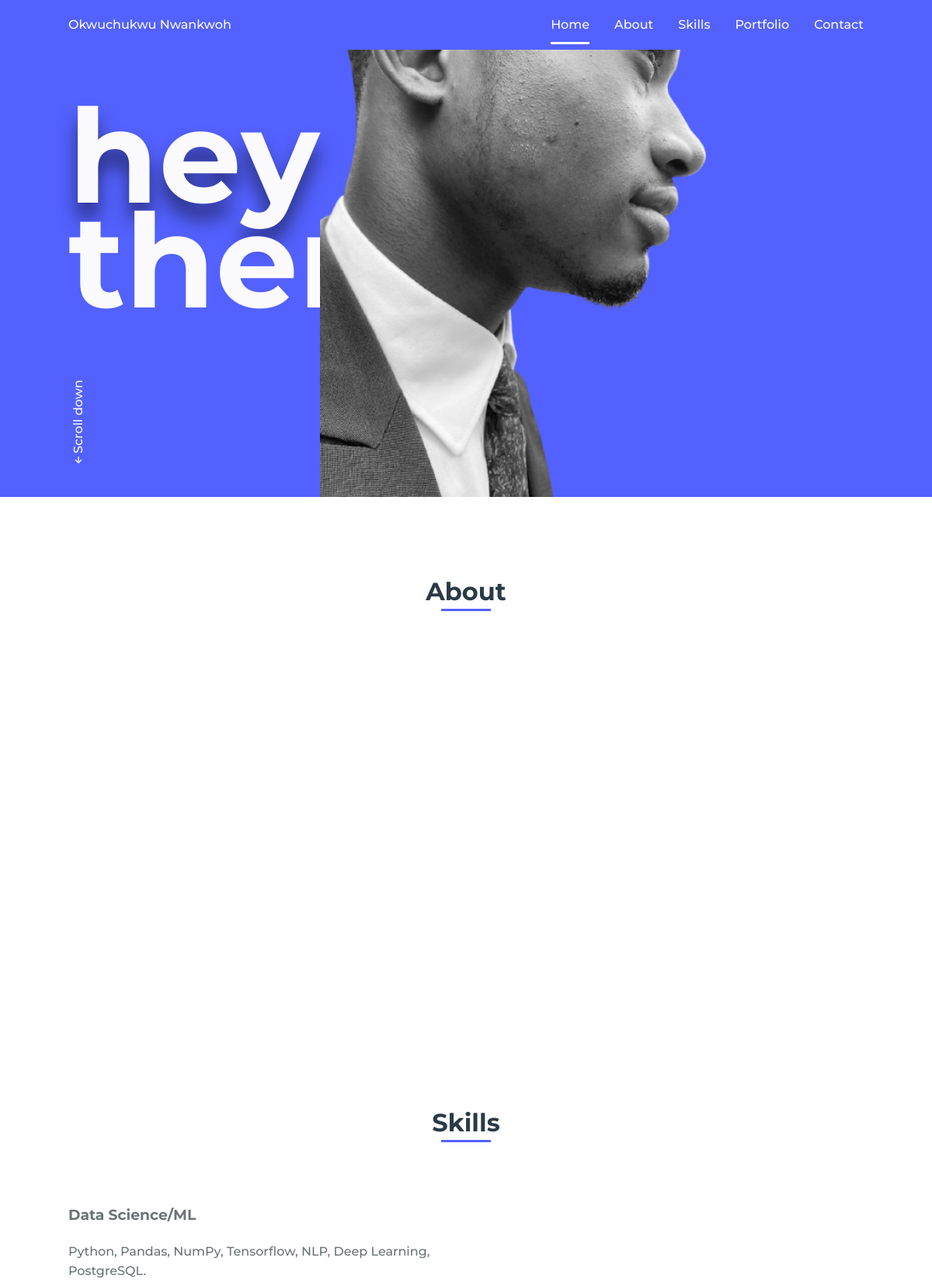
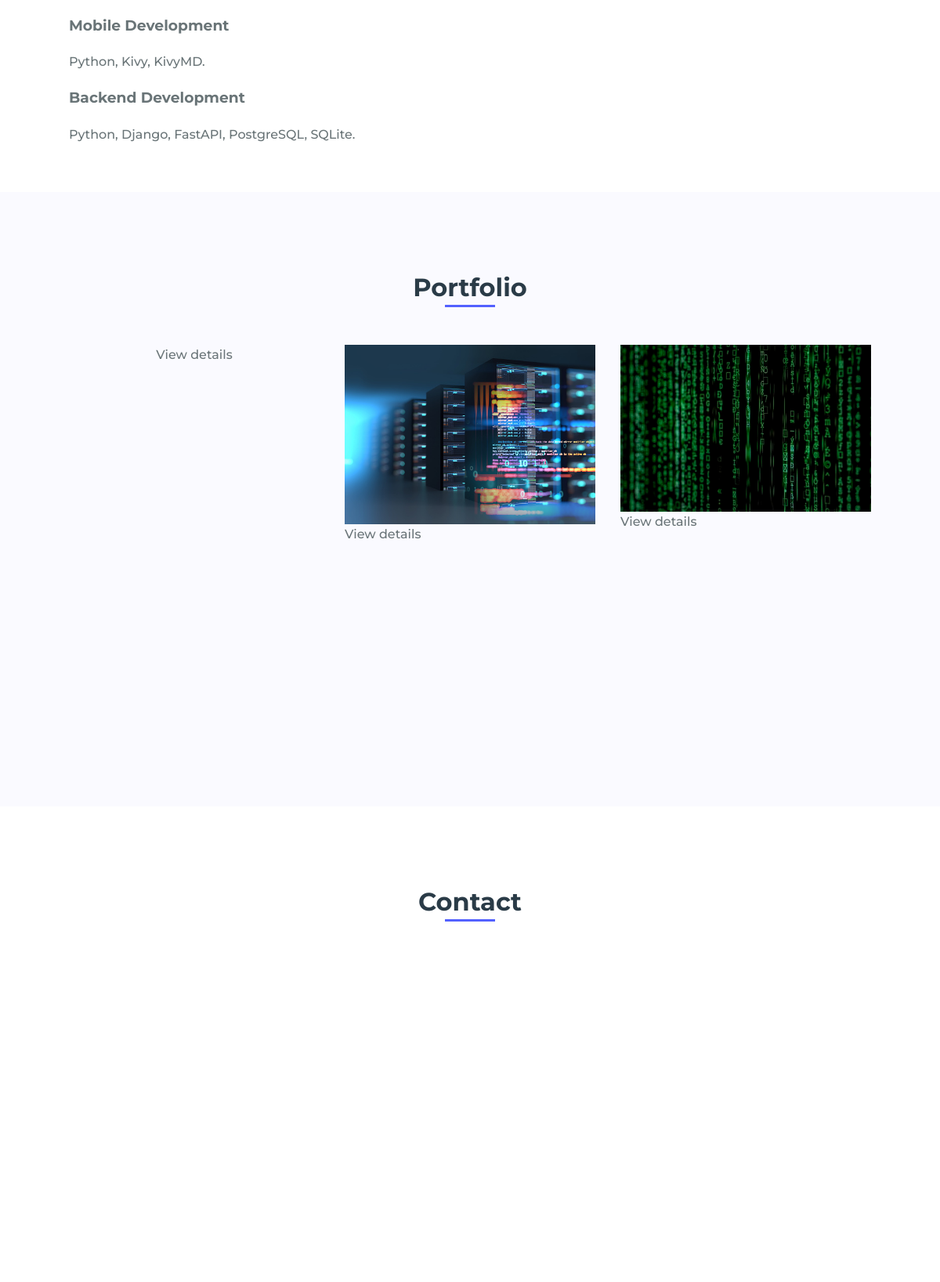
The page / (upper part) on the database its author committed (2 pictures, top to bottom).
### Kingard/models.py (models this page shows, shortened)
class Home(models.Model):
    name = models.CharField(max_length=35)
    greeting_1 = models.CharField(max_length=10)
    greeting_2 = models.CharField(max_length=10)
    picture = models.ImageField(upload_to='picture/')
    updated = models.DateTimeField(auto_now=True)

class Category(models.Model):
    name = models.CharField(max_length=20)
    updated = models.DateTimeField(auto_now=True)
    class Meta:
        verbose_name = 'skill'
        verbose_name_plural = 'skills'

class Skills(models.Model):
    category = models.ForeignKey(Category,on_delete=models.CASCADE)
    skill_name = models.CharField(max_length=20)

class Portfolio(models.Model):
    image = models.ImageField(upload_to='portfolio/')
    link = models.CharField(max_length=200)

### Kingard/views.py (the view)
# urls.py: path('',views.index,name='index')
def index(request):
    home = Home.objects.latest('updated')
    about = About.objects.latest('updated')
    profiles = Profile.objects.filter(about=about)
    categories = Category.objects.all()
    portfolios = Portfolio.objects.all()
    context = {
        'home' : home,
        'about' : about,
        'profiles' : profiles,
        'categories' : categories,
        'portfolios' : portfolios,
    }
    return render(request,'index.html',context)

### Kingard/templates/index.html (shortened to what this page needs)
{% load static %}
<!DOCTYPE html>
    <html lang="en">
    <head>
        <link rel="stylesheet" href="{% static 'assets/css/styles.css' %}">
        <link href='https://cdn.jsdelivr.net/npm/boxicons@2.0.5/css/boxicons.min.css' rel='stylesheet'>
    </head>
    <body>
        <header class="l-header">
            <nav class="nav bd-grid">
                <div>
                    <a href="#" class="nav__logo">{{ home.name }}</a>
                </div>
                <div class="nav__menu" id="nav-menu">
                    <ul class="nav__list">
                        <li class="nav__item"><a href="#home" class="nav__link active">Home</a></li>
                        <li class="nav__item"><a href="#about" class="nav__link">About</a></li>
                        <li class="nav__item"><a href="#skills" class="nav__link">Skills</a></li>
                        <li class="nav__item"><a href="#portfolio" class="nav__link">Portfolio</a></li>
                        <li class="nav__item"><a href="#contact" class="nav__link">Contact</a></li>
                    </ul>
                </div>
            </nav>
        </header>
        <main class="l-main">
            <section class="home" id="home">
                <div class="home__container bd-grid">
                    <h1 class="home__title"><span>{{ home.greeting_1 }}</span><br>{{ home.greeting_2 }}</h1>
                    <div class="home__scroll">
                        <a href="#about" class="home__scroll-link"><i class='bx bx-up-arrow-alt' ></i>Scroll down</a>
                    </div>
                    <img src="{{ home.picture.url }}" alt="" class="home__img">
                </div>
            </section>
            <section class="about section" id="about">
                <h2 class="section-title">About</h2>
                <div class="about__container bd-grid">
                    <div>
                        <div class="about__social">
                        </div>
                    </div>
                </div>
            </section>
            <section class="skills section" id="skills">
                <h2 class="section-title">Skills</h2>
                <div class="skills__container bd-grid">
                    <div class="skills__box">
                        <div class="skills_box">
                            {% for category in categories %}
                            <h3 class="skills_subtitle">{{category.name}}</h3>
                                {% for skills in category.skills_set.all %}
                                    <span class="skills_name">{{skills.skill_name}}</span>
                                {% endfor %}
                            {% endfor %}
                        </div>
                    </div>
                </div>
            </section>
            <section class="portfolio section" id="portfolio">
                <h2 class="section-title">Portfolio</h2>
                <div class="portfolio__container bd-grid">
                    {% for portfolio in portfolios %}
                    <div class="portfolio_img">
                        <img src="{{ portfolio.image.url }}" alt="">
                        <div class="portfolio_link">
                            <a href="{{ portfolio.link }}" class="portfolio_link-name">View details</a>
                        </div>
                    </div>
                    {% endfor %}
                </div>
            </section>
            <section class="contact section" id="contact">
                <h2 class="section-title">Contact</h2>
                <div class="contact__container bd-grid">
                    <div class="contact__info">
                    </div>
                    <form action="" class="contact__form">
                        <div class="contact__inputs">
                        </div>
                    </form>
                </div>
            </section>
        </main>
    </body>
</html>

### rows shown on the page
Home: name "Okwuchukwu Nwankwoh", greeting_1 "hey", greeting_2 "there!", picture (picture)
Category: name "Data Science/ML"
Skills: skill_name "Python,"
Skills: skill_name "Pandas,"
Skills: skill_name "NumPy,"
Skills: skill_name "Tensorflow,"
Skills: skill_name "NLP,"
Skills: skill_name "Deep Learning,"
Skills: skill_name "PostgreSQL."
Category: name "Mobile Development"
Skills: skill_name "Python,"
Skills: skill_name "Kivy,"
Skills: skill_name "KivyMD."
Category: name "Backend Development"
Skills: skill_name "Python,"
Skills: skill_name "Django,"
Skills: skill_name "FastAPI,"
Skills: skill_name "PostgreSQL,"
Skills: skill_name "SQLite."
Portfolio: image (picture)
Portfolio: image (picture)
